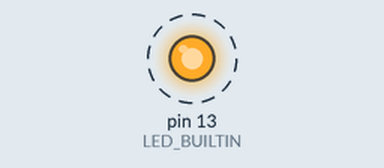
Simulated run of this sketch. Board: Arduino Uno, built with avr-gcc and run on an emulated ATmega328P. Parts: output pins drawn as LEDs (lit = HIGH). Dashed ring = blinking. What the sketch prints to the serial monitor is not drawn.

Above: at 0.2 s.
Timing chart, 0 to 3.0 s (numbered marks = the images above):
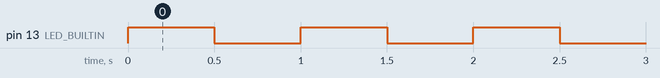

The sketch:

hello-world-Blink.ino
```cpp
// the setup function runs once when you press reset or power the board
void setup() {
  Serial.begin(115200);
  // initialize digital pin LED_BUILTIN as an output.
  pinMode(LED_BUILTIN, OUTPUT);
}

// the loop function runs over and over again forever
void loop() {
  Serial.println("Hello world!");
  digitalWrite(LED_BUILTIN, HIGH);   // turn the LED on (HIGH is the voltage level)
  delay(500);                       // wait for 0.5 second
  digitalWrite(LED_BUILTIN, LOW);    // turn the LED off by making the voltage LOW
  delay(500);                       // wait for 0.5 second
}
```

Measured:
- by itself, pin 13 (LED_BUILTIN): alternates HIGH for 0.50 s and LOW for 0.50 s
